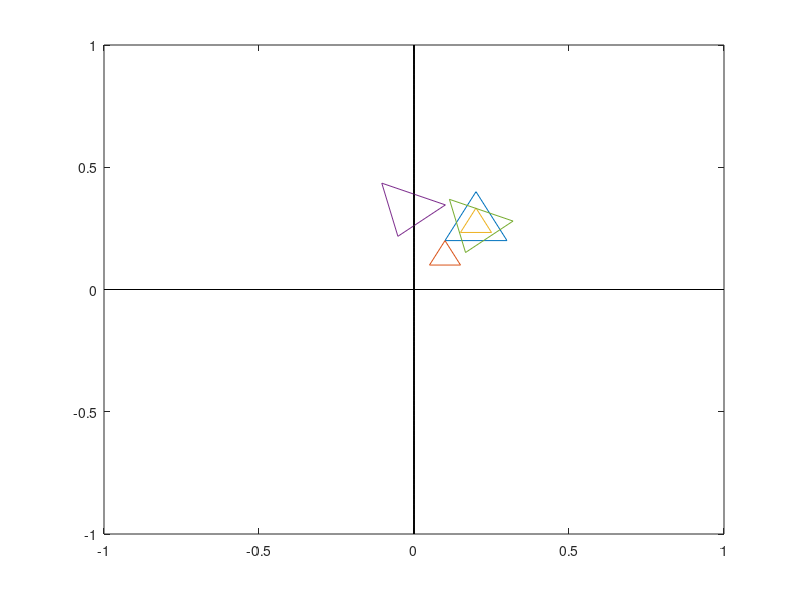

Here is the MATLAB script that generated this plot:
clear; clc;

function plota_triangulo(v1,v2,v3)
  % Exemplo de uso:
  % >> v1 = [0.1 0.2];
  % >> v2 = [0.3 0.2];
  % >> v3 = [0.2 0.4];
  % >> plota_triangulo(v1,v2,v3);

  x = linspace(-1,1,100);
  y = zeros(1,100);

  close all
  figure(1)
  plot(x,y,'k'); hold on;
  plot(y,x,'k');
  plot([v1(1) v2(1) v3(1) v1(1)],[v1(2) v2(2) v3(2) v1(2)]);
  axis([-1 1 -1 1]);
endfunction

% Questão 1
v1 = [0.1 0.2];
v2 = [0.3 0.2];
v3 = [0.2 0.4];
plota_triangulo(v1,v2,v3);

% Questão 2
v1c = v1/2;
v2c = v2/2;
v3c = v3/2;
plota_triangulo(v1c,v2c,v3c);

% Questão 3
vc = (v1+v2+v3)/3;
v1cc = (v1-vc)/2 + vc;
v2cc = (v2-vc)/2 + vc;
v3cc = (v3-vc)/2 + vc;
plota_triangulo(v1cc, v2cc, v3cc);

% Questão 4
t = 40;
v1r = v1*[cosd(t) sind(t); -sind(t) cosd(t)];
v2r = v2*[cosd(t) sind(t); -sind(t) cosd(t)];
v3r = v3*[cosd(t) sind(t); -sind(t) cosd(t)];
plota_triangulo(v1r, v2r, v3r);

% Questão 5
mr = [cosd(t) sind(t); -sind(t) cosd(t)]
vc = (v1+v2+v3)/3;
v1rc = (v1-vc)*mr + vc;
v2rc = (v2-vc)*mr + vc;
v3rc = (v3-vc)*mr + vc;
plota_triangulo(v1rc, v2rc, v3rc);
